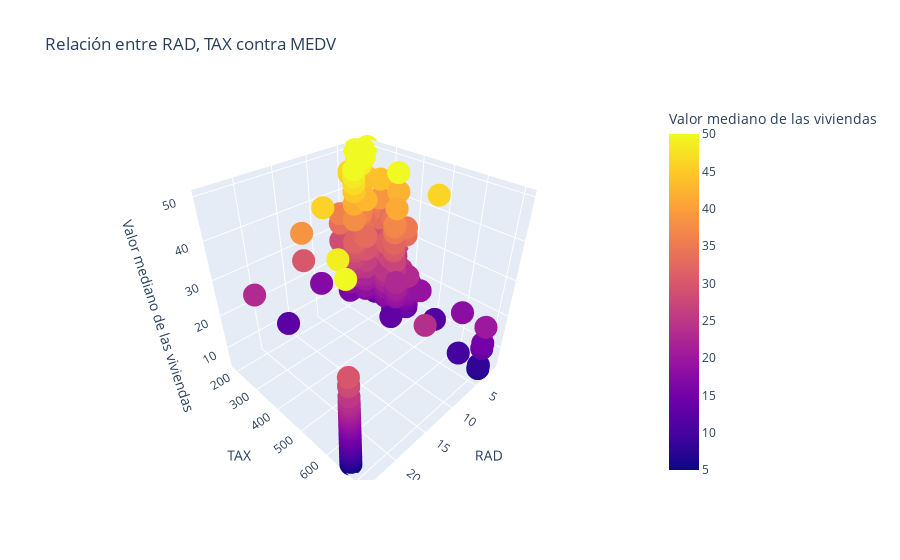

Notebook cell for this chart:
### Code cell
# 1. Gráfico de dispersión 3D
fig = px.scatter_3d(df, x='RAD', y='TAX', z='MEDV', color='MEDV',
                    title='Relación entre RAD, TAX contra MEDV',
                    labels={'MEDV': 'Valor mediano de las viviendas', 
                            'RAD': 'RAD',
                            'TAX': 'TAX'})
fig.show()

### Figure 1 — Plotly figure (JSON) as saved in the notebook; plotly's stock layout.template omitted (floating-point values rounded to 4 significant figures; data arrays with more than 128 entries replaced by an {"elided": "..."} marker saying what was removed)
{"data": [{"hovertemplate": "RAD=%{x}<br>TAX=%{y}<br>Valor mediano de las viviendas=%{marker.color}<extra></extra>", "legendgroup": "", "marker": {"color": {"elided": "556 float values"}, "coloraxis": "coloraxis", "symbol": "circle"}, "mode": "markers", "name": "", "scene": "scene", "showlegend": false, "type": "scatter3d", "x": {"elided": "556 float values"}, "y": {"elided": "556 float values"}, "z": {"elided": "556 float values"}}], "layout": {"coloraxis": {"colorbar": {"title": {"text": "Valor mediano de las viviendas"}}, "colorscale": [[0, "#0d0887"], [0.1111, "#46039f"], [0.2222, "#7201a8"], [0.3333, "#9c179e"], [0.4444, "#bd3786"], [0.5556, "#d8576b"], [0.6667, "#ed7953"], [0.7778, "#fb9f3a"], [0.8889, "#fdca26"], [1, "#f0f921"]]}, "legend": {"tracegroupgap": 0}, "scene": {"domain": {"x": [0, 1], "y": [0, 1]}, "xaxis": {"title": {"text": "RAD"}}, "yaxis": {"title": {"text": "TAX"}}, "zaxis": {"title": {"text": "Valor mediano de las viviendas"}}}, "title": {"text": "Relación entre RAD, TAX contra MEDV"}}}
